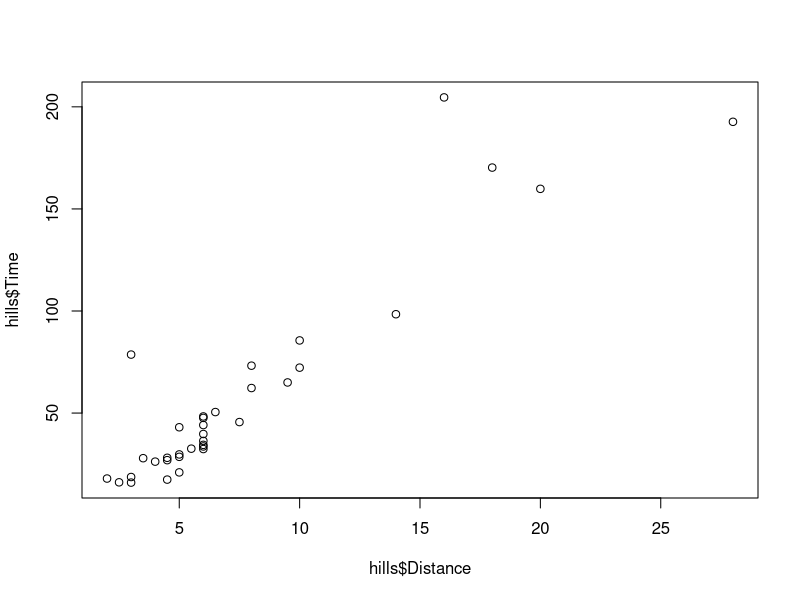
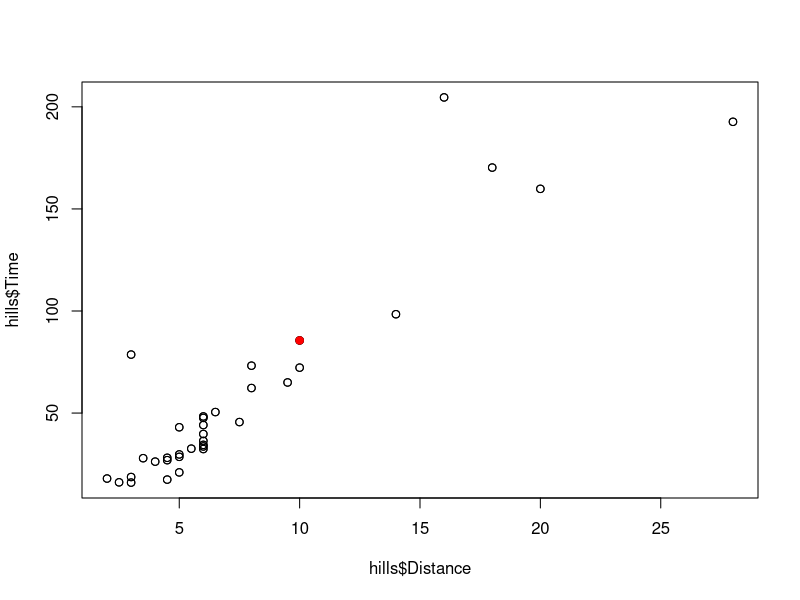
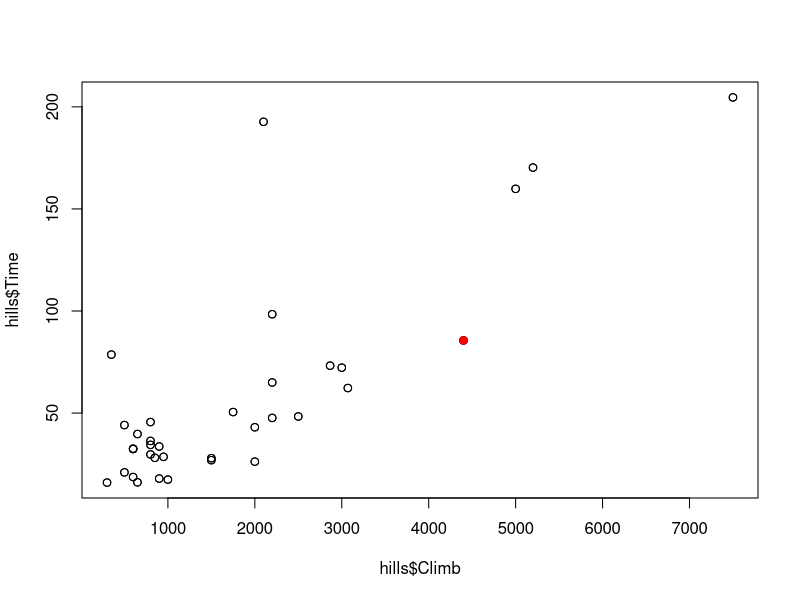
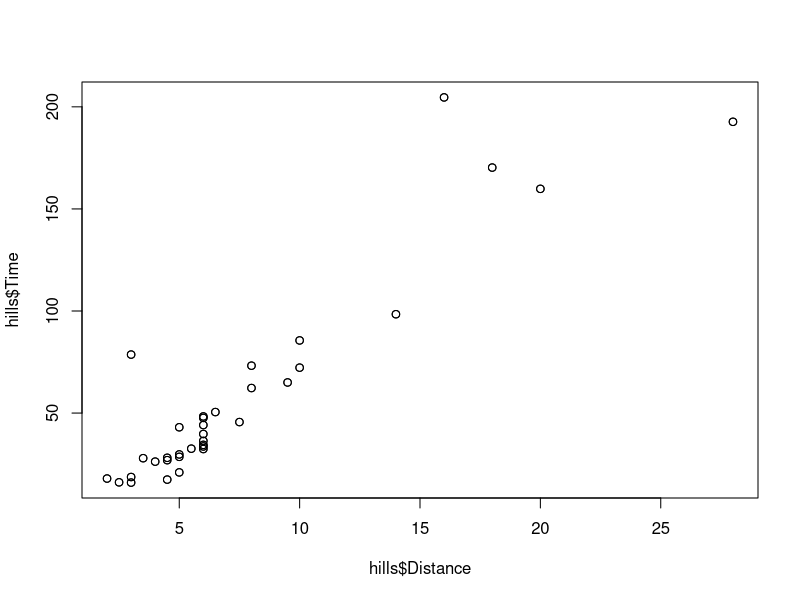
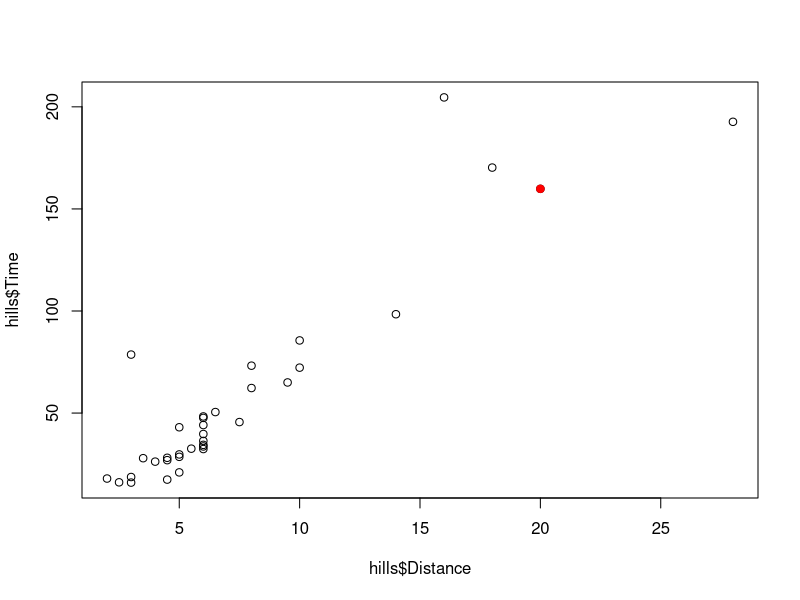
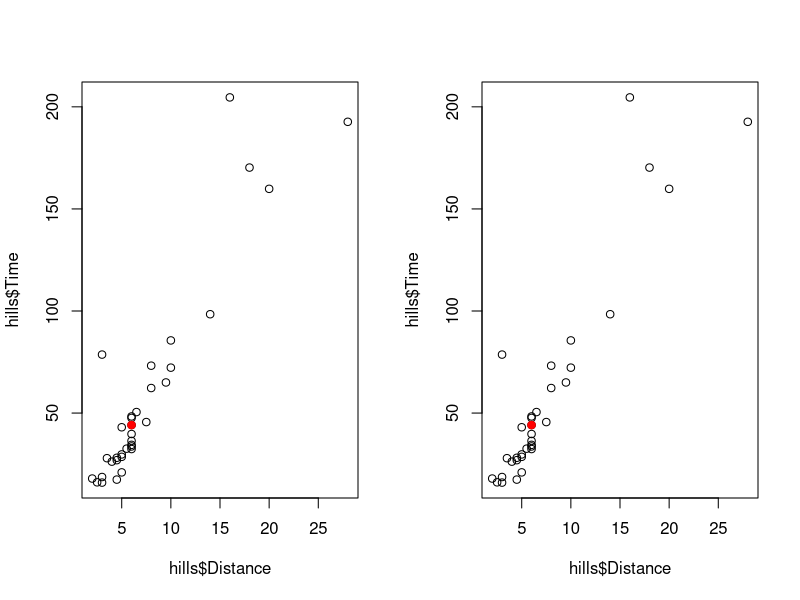
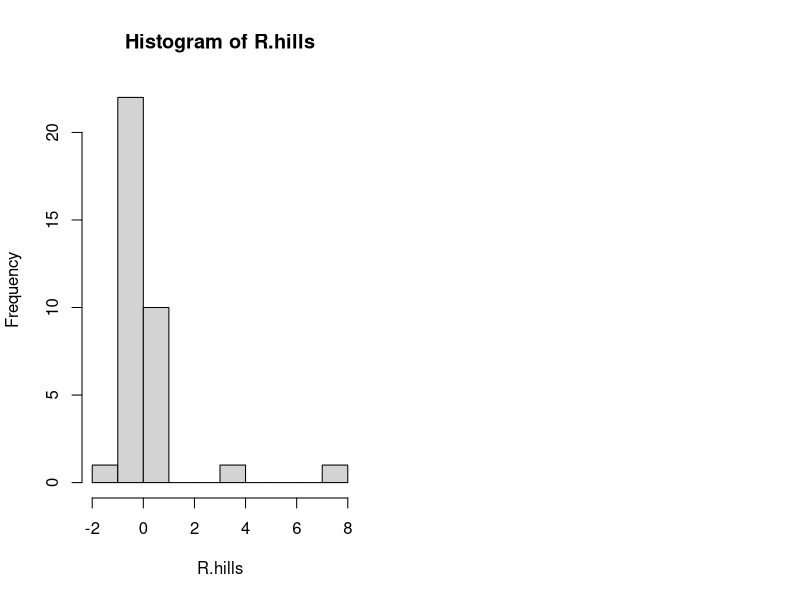
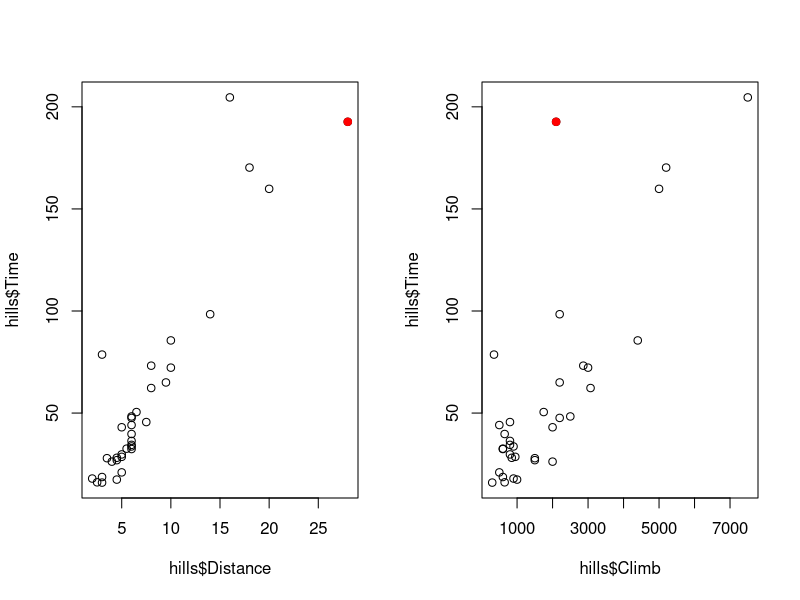

The R script that drew these images, in order:
# Mitchell Pudil
# STAT 330 
# Scottish Hill Races

hills <- read.table(header=TRUE, text = "
                       Race	Distance	Climb	Time
                       Greenmantle	2.5	650	16.083
                       Carnethy	6	2500	48.35
                       CraigDunain	6	900	33.65
                       BenRha	7.5	800	45.6
                       BenLomond	8	3070	62.267
                       Goatfell	8	2866	73.217
                       BensofJura	16	7500	204.617
                       Cairnpapple	6	800	36.367
                       Scolty	5	800	29.75
                       Traprain	6	650	39.75
                       LairigGhru	28	2100	192.667
                       Dollar	5	2000	43.05
                       Lomonds	9.5	2200	65
                       CairnTable	6	500	44.133
                       EildonTwo	4.5	1500	26.933
                       Cairngorm	10	3000	72.25
                       SevenHills	14	2200	98.417
                       KnockHill	3	350	78.65
                       BlackHill	4.5	1000	17.417
                       CreagBeag	5.5	600	32.567
                       KildconHill	3	300	15.95
                       MeallAnt-Suidhe	3.5	1500	27.9
                       HalfBenNevis	6	2200	47.633
                       CowHill	2	900	17.933
                       NBerwickLaw	3	600	18.683
                       CreagDubh	4	2000	26.217
                       Burnswark	6	800	34.433
                       LargoLaw	5	950	28.567
                       Criffel	6.5	1750	50.5
                       Acmony	5	500	20.95
                       BenNevis	10	4400	85.583
                       Knockfarrel	6	600	32.383
                       TwoBreweries	18	5200	170.25
                       Cockleroi	4.5	850	28.1
                       MoffatChase	20	5000	159.833
                       ")

tail(hills)

plot(hills$Distance, hills$Time)
identify(hills$Distance, hills$Time) 

plot(hills$Distance, hills$Time)
points(hills$Distance, hills$Time)
points(hills$Distance[31], hills$Time[31], col="red", pch=19)
par(mfrow=c(1,1))


plot(hills$Climb, hills$Time)
points(hills$Climb, hills$Time)
points(hills$Climb[31], hills$Time[31], col="red", pch=19)
par(mfrow=c(1,1))

#Can we compute a measure to help in these cases where it is "close"?


#Compute Regression Diagnostics

#fit model using all obs

out.hills <- lm(Time~Distance+Climb, data=hills)

#Compute leverage for Ben Nevis race

leverage.hills <- lm.influence(out.hills)$hat
subset(leverage.hills,hills$Race=="BenNevis")
#So column 31 is a little bit influential, but it could be worse. 

#Compute Cook's Distance for Moffat Chase race
cd.hills <- cooks.distance(out.hills)
subset(cd.hills,hills$Race=="MoffatChase")


par(mfrow=c(1,1))
plot(hills$Distance, hills$Time)
points(hills$Distance, hills$Time)
plot(hills$Distance, hills$Time)
points(hills$Distance[35], hills$Time[35], col="red", pch=19)
par(mfrow=c(1,1))

#Compute R-studentized residuals (residuals put onto a normalized distribution)
#for Cairn Table
R.hills <- rstudent(out.hills)
subset(R.hills,hills$Race=="CairnTable")


par(mfrow=c(1,2))
plot(hills$Distance, hills$Time)
points(hills$Distance[14], hills$Time[14], col="red", pch=19)
plot(hills$Distance, hills$Time)
points(hills$Distance[14], hills$Time[14], col="red", pch=19)
par(mfrow=c(1,2))

#Validata the normality assumption 
hist(R.hills) #Concern: outliers. Use KS test (see notes)
ks.test(R.hills, "pnorm")  # P value us 0.0366, so conlcude non-normality

#Is Kildcon Hill an outlier?
subset(R.hills,hills$Race=="KildconHill") #standardized value for race is 0.2
#so not an outlier.
#p value is 0.036


#Is MoffatChase influential?
subset(leverage.hills, hills$Race=="MoffatChase")  #Value 0.2, So Moffat Chase 
#is influential
subset(cd.hills,hills$Race=="MoffatChase") #Here, it looks like it is not influential
#We conclude it is influential because at least one of these procedures says it is

#Good influential or bad influential?
#Does it fit the pattern? Yes. So it is good influential.

# Is LairigGhru influential?
subset(leverage.hills, hills$Race=="LairigGhru")
subset(cd.hills,hills$Race=="LairigGhru")

#Good or bad?
par(mfrow=c(1,2))
plot(hills$Distance, hills$Time)
points(hills$Distance[11], hills$Time[11], col="red", pch=19)
plot(hills$Climb, hills$Time)
points(hills$Climb[11], hills$Time[11], col="red", pch=19)
par(mfrow=c(1,2))
#Bad because it is an outlier with climb. If we throw it out, we lose data
# but our model is better able to predict short, modest climbs.


#Is CowHill an outlier?
subset(R.hills,hills$Race=="CowHill")
# p-value for H0: CowHill not an outlier
2*(1-pnorm(0.314)) #Fail to reject. Nothing wrong with CowHill



#Is KnockHill an outlier?
subset(R.hills,hills$Race=="KnockHill")
# p-value for H0: KnockHill not an outlier
2*(1-pnorm(7.6108)) #Reject H0. KnockHill is an outlier for sure (p < 0.001)


#Summarization of data issues
#Outliers/non-normality: KnockHill, BensofJura
#Bad Influential: LairigGhru, BensofJura

























